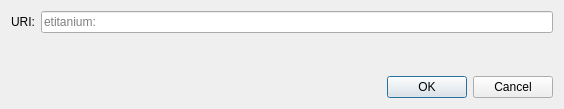
<?xml version="1.0" encoding="UTF-8"?>
<ui version="4.0">
 <class>OpenURIDialog</class>
 <widget class="QDialog" name="OpenURIDialog">
  <property name="geometry">
   <rect>
    <x>0</x>
    <y>0</y>
    <width>564</width>
    <height>109</height>
   </rect>
  </property>
  <property name="windowTitle">
   <string>Open etitanium URI</string>
  </property>
  <layout class="QVBoxLayout" name="verticalLayout">
   <item>
    <layout class="QHBoxLayout" name="horizontalLayout">
     <item>
      <widget class="QLabel" name="label">
       <property name="text">
        <string>URI:</string>
       </property>
      </widget>
     </item>
     <item>
      <widget class="QValidatedLineEdit" name="uriEdit">
       <property name="placeholderText">
        <string notr="true">etitanium:</string>
       </property>
      </widget>
     </item>
    </layout>
   </item>
   <item>
    <spacer name="verticalSpacer">
     <property name="orientation">
      <enum>Qt::Vertical</enum>
     </property>
     <property name="sizeHint" stdset="0">
      <size>
       <width>20</width>
       <height>40</height>
      </size>
     </property>
    </spacer>
   </item>
   <item>
    <widget class="QDialogButtonBox" name="buttonBox">
     <property name="orientation">
      <enum>Qt::Horizontal</enum>
     </property>
     <property name="standardButtons">
      <set>QDialogButtonBox::Cancel|QDialogButtonBox::Ok</set>
     </property>
    </widget>
   </item>
  </layout>
 </widget>
 <customwidgets>
  <customwidget>
   <class>QValidatedLineEdit</class>
   <extends>QLineEdit</extends>
   <header>qt/qvalidatedlineedit.h</header>
  </customwidget>
 </customwidgets>
 <resources/>
 <connections>
  <connection>
   <sender>buttonBox</sender>
   <signal>accepted()</signal>
   <receiver>OpenURIDialog</receiver>
   <slot>accept()</slot>
   <hints>
    <hint type="sourcelabel">
     <x>248</x>
     <y>254</y>
    </hint>
    <hint type="destinationlabel">
     <x>157</x>
     <y>274</y>
    </hint>
   </hints>
  </connection>
  <connection>
   <sender>buttonBox</sender>
   <signal>rejected()</signal>
   <receiver>OpenURIDialog</receiver>
   <slot>reject()</slot>
   <hints>
    <hint type="sourcelabel">
     <x>316</x>
     <y>260</y>
    </hint>
    <hint type="destinationlabel">
     <x>286</x>
     <y>274</y>
    </hint>
   </hints>
  </connection>
 </connections>
</ui>
